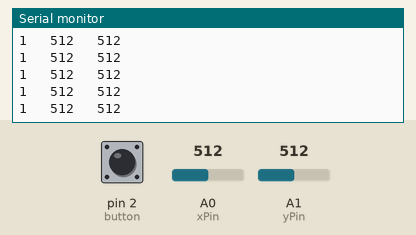
This sketch was run on a simulated Arduino Uno, built with avr-gcc and run on an emulated ATmega328P. Parts: the last lines printed to the serial monitor. Inputs (shaded band) come from the test bench; at power-on: A0 (xPin) = 512, A1 (yPin) = 512, pin 2 (button) HIGH.

Above: at 1.2 s.
1.3 s: A0 (xPin) set to 109
At 1.9 s:
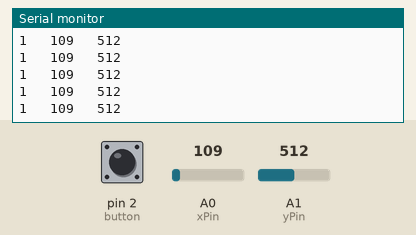
2.8 s: A0 (xPin) set to 88
At 3.7 s:
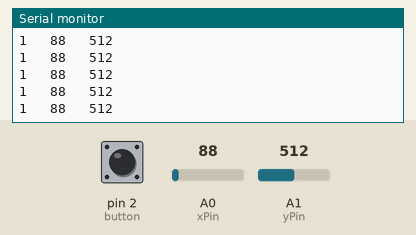
5.8 s: A1 (yPin) set to 110
At 6.4 s:
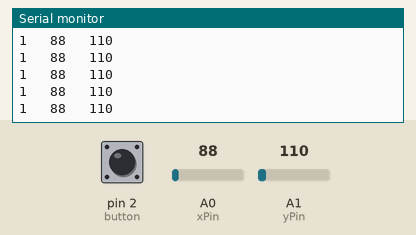
7.3 s: A1 (yPin) set to 91
At 7.8 s:
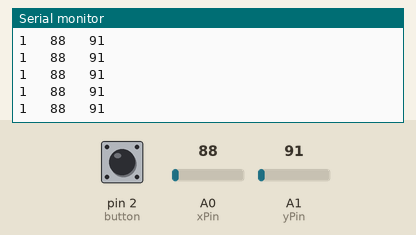
11.8 s: A1 (yPin) set to 11
At 12.4 s:
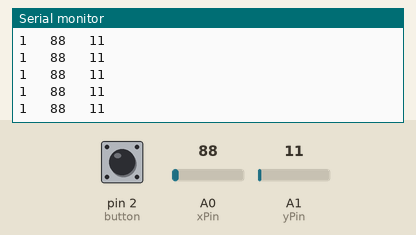
14.8 s: A1 (yPin) set to 8
At 15.5 s:
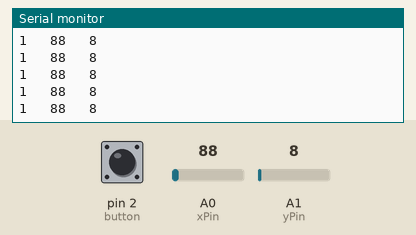
Timing chart, 0 to 17.3 s (numbered marks = the images above; inputs shaded):
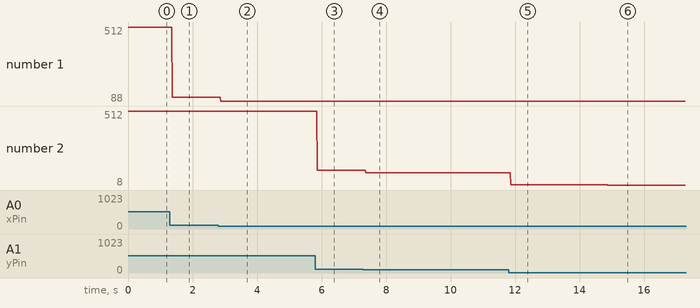

The sketch:

AnalogInput.ino
```cpp
int xPin = A0;    // select the input pin for the potentiometer
int yPin = A1;
int button = 2;  // variable to store the value coming from the sensor
int xVal = 0;
int yVal = 0;
int buttonVal = 0;

void setup() {
  // declare the ledPin as an OUTPUT:
  pinMode(button, INPUT_PULLUP);
  Serial.begin(9600);
}

void loop() {
  buttonVal = digitalRead(button);
  xVal = analogRead(xPin);
  yVal = analogRead(yPin);

  Serial.print(buttonVal);
  Serial.print("   ");
  Serial.print(xVal);
  Serial.print("   ");
  Serial.println(yVal);

}
```

Measured:
- after the input at 1.3 s, the serial monitor: prints a new line after 0.07 s (image 1)
- after the input at 2.8 s, the serial monitor: prints a new line after 0.07 s (image 2)
- after the input at 5.8 s, the serial monitor: prints a new line after 0.07 s (image 3)
- after the input at 7.3 s, the serial monitor: prints a new line after 0.07 s (image 4)
- after the input at 11.8 s, the serial monitor: prints a new line after 0.07 s (image 5)
- after the input at 14.8 s, the serial monitor: prints a new line after 0.07 s (image 6)
- plotted number 1: 512 → 109 after the input at 1.3 s, 109 → 88 after the input at 2.8 s
- plotted number 2: 512 → 110 after the input at 5.8 s, 110 → 91 after the input at 7.3 s, 91 → 11 after the input at 11.8 s, 11 → 8 after the input at 14.8 s
